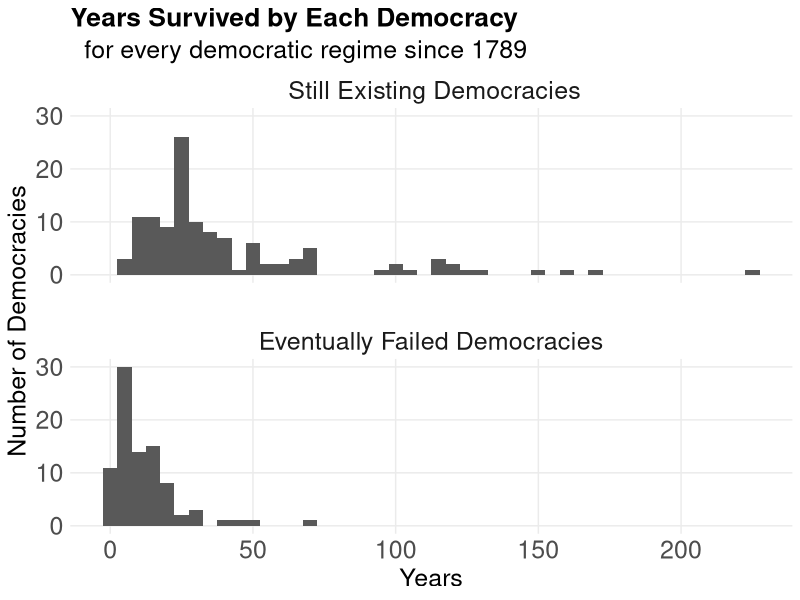
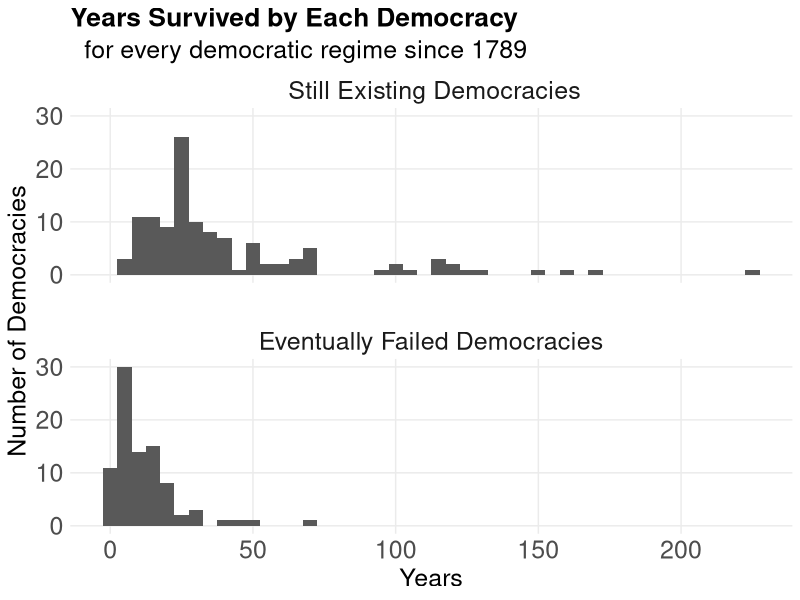

The R source for these figures, in order: (Note: this script raises an error after producing the figures.)
###########
#
# Explore and Chart Data About Democracies
#
# Code by Tony Sutton
#  July 2020
#
###########

# Load packages
library(tidyverse)
library(gganimate)

# Load data
# Data credited to Carles Boix, Michael Miller, Sebastian Rosato, 2018
#  "Boix-Miller-Rosato Dichotomous Coding of Democracy, 1800-2015"
#  Harvard Dataverse V3, https://doi.org/10.7910/DVN/FJLMKT

setwd('c:/Tony/Political Science MA/data/Boix Miller Rosato')
bmr <- read_csv("BMR_democracy.csv")

# Shape data ----
## manually add 11 years to all duraitons for US, adjusting for 1789 democratization in a dataset starting at 1800
bmr %>% filter(country !='UNITED STATES OF AMERICA') %>% 
  summarize(safety_check = sum(democracy_duration, na.rm = TRUE))

bmr <- bmr %>% mutate(democracy_duration = if_else(country == 'UNITED STATES OF AMERICA',
                                                   as.integer(democracy_duration + 11),
                                                   as.integer(democracy_duration)))

bmr %>% filter(country !='UNITED STATES OF AMERICA') %>% 
  summarize(safety_check = sum(democracy_duration, na.rm = TRUE))
bmr %>% filter(country !='UNITED STATES OF AMERICA') %>% 
  summarize(lowest_duration = min(democracy_duration, na.rm = TRUE))

## check basic contours
count(bmr, democracy_trans)

max_year <- max(bmr$year)
bmr %>% filter(year == max_year) %>% count(democracy)
      
##add a marker for the last year of a democratic spell
reversals <- bmr %>% 
  filter(democracy_trans == -1) %>% 
  select(country, year) %>% 
  mutate(country_year = paste(country, year, sep="_"))

bmr <- bmr %>% mutate(next_year = year + 1, next_country_year = paste(country, next_year, sep = "_"))

bmr <- bmr %>% mutate(fin_de_siecle = if_else(next_country_year %in% reversals$country_year, 1, 0))
sum(bmr$fin_de_siecle)
sum(bmr$fin_de_siecle) == sum(bmr$democracy_trans == -1, na.rm=TRUE)
      
## create dataframe with one row per domestic spell ----
failed_democracies <- bmr %>% filter(fin_de_siecle == 1) %>% select(country, year, democracy_duration) %>% mutate(outcome = 'Eventually Failed Democracies')
current_democracies <- bmr %>% filter(year == max_year, democracy == 1) %>% select(country, year, democracy_duration) %>% mutate(outcome = ' Still Existing Democracies')
      
spells <- rbind(failed_democracies, current_democracies)
      
# Visualize ----
##chart durations as histograms, split by outcomes
ggplot(data = spells, aes(x = democracy_duration))+
  geom_histogram(binwidth = 5)+
  facet_wrap(~outcome, nrow=2)+
  theme_minimal()+
  labs(title = 'Years Survived by Each Democracy',
       subtitle = '  for every democratic regime since 1789',
       x = 'Years',
       y = 'Number of Democracies')+
  theme(plot.title = element_text(size = 19, face = 'bold'),
        plot.subtitle = element_text(size = 18),
        axis.text = element_text(size = 18),
        axis.title = element_text(size = 18),
        strip.text = element_text(size = 18),
        legend.title = element_text(size = 18),
        legend.text = element_text(size = 18),
        panel.grid.minor.y = element_blank(),
        panel.grid.minor.x = element_blank(),
        panel.spacing = unit(2, 'lines'))

ggsave(filename = "democracy_duration_histogram.jpg",
       width = 10,
       height = 6,
       units = 'in')
      
##animate chart of number and percentage of democracies each year
dem_color = 'cornflowerblue'
  
p <- ggplot((data = bmr %>%
               filter(!is.na(democracy) & year %% 5 == 0) %>%
               group_by(year) %>%
               mutate(pct_democratic = 100 * (sum(democracy) / n())) %>% ungroup),
            aes(x = democracy))+
  geom_bar()+
  scale_x_continuous(breaks = 0:1, labels = c('Autocracies', 'Democracies'))+
  transition_states(year)+
  ease_aes('cubic-in-out')+
  labs(title = 'The Spread of Democracy',
       subtitle = "  Year: {closest_state}",
       x = '',
       y = 'Number of Countries')+
  theme_minimal()+
  theme(title = element_text(size = 20),
        axis.title = element_text(size = 18),
        axis.text = element_text(size = 16),
        axis.text.y.right = element_text(color = dem_color),
        axis.title.y.right = element_text(color = dem_color),
        panel.grid.minor = element_blank(),
        panel.grid.major = element_blank())

p2 <- p +
  geom_point(aes(x = 1.55, y = pct_democratic), shape = 23, size = 7, stroke = 2, fill = dem_color)+
  geom_vline(xintercept = 1.55, linetype = 'dashed', color = dem_color)+
  scale_y_continuous(sec.axis = sec_axis(~., name = 'Percent Democratic'))+
  annotate("text", x = 1, y = 110, color = 'gray60', fontface = 'italic', size = 4, label = 'Data from Boix,    \n Miller, and Rosato')

animate(p2, fps = 3, end_pause = 9)

anim_save('democracy_spread.gif')

##compare onset of male- and full-suffrage democracy
ggplot(data = bmr %>% group_by(year) %>%
         summarize(male_suffrage = sum(democracy, na.rm = TRUE),
                   full_suffrage = sum(democracy_femalesuffrage, na.rm = TRUE)),
       aes(x = year))+
  geom_line(aes(y = male_suffrage), size = 1.3, alpha = 0.5)+
  geom_line(aes(y = full_suffrage), size = 1.3)+
  theme_minimal()
